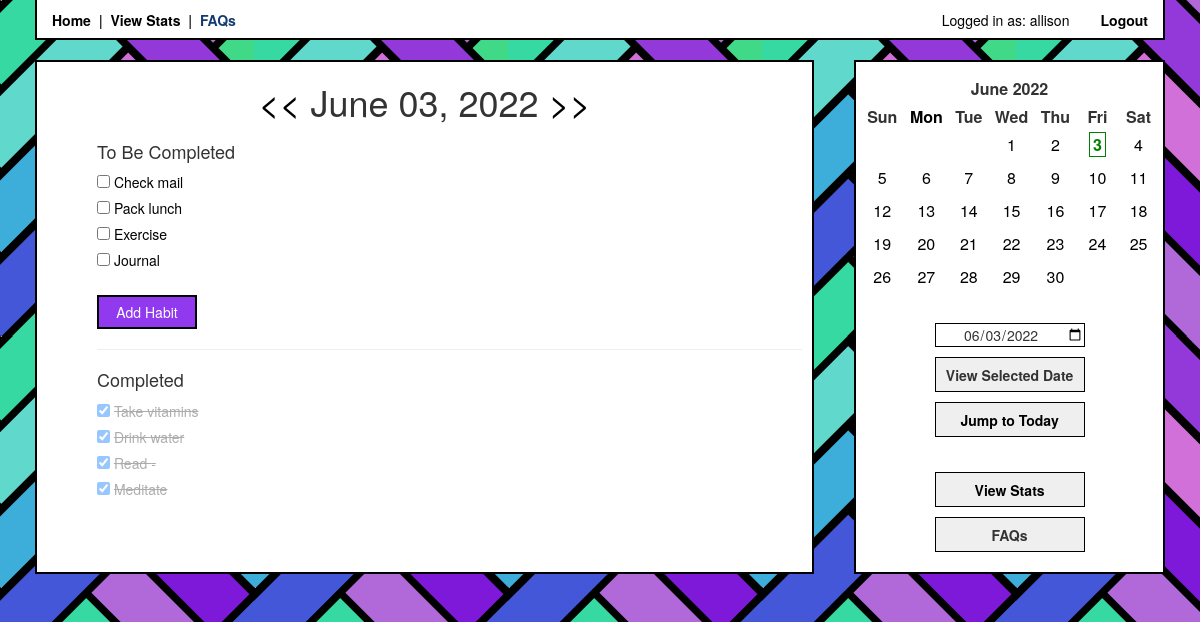
Before: /viewDate/ (signed in) with the older database file.
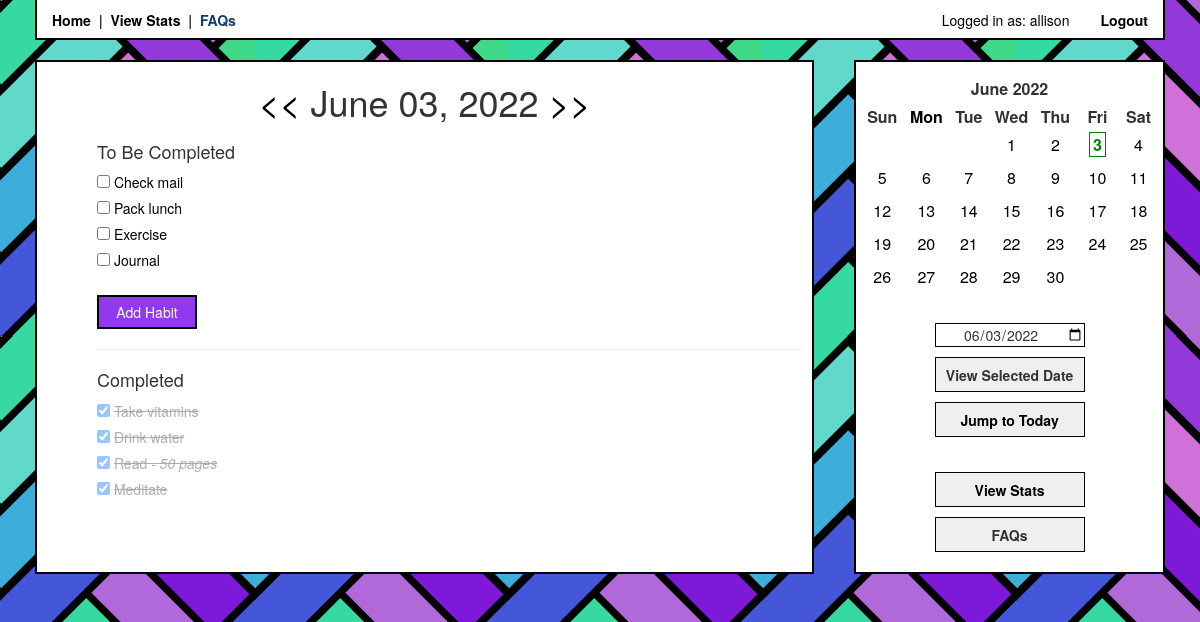
After: the same page with the newer database file.
### app/models.py (models this page shows, shortened)
class User(UserMixin, db.Model):
    id = db.Column(db.Integer, primary_key=True)
    username = db.Column(db.String(64), index=True, unique=True)
    email = db.Column(db.String(120), index=True, unique=True)
    password_hash = db.Column(db.String(128))
    habits = db.relationship('Habit', cascade='all, delete', backref='user')
    checks = db.relationship('Check', cascade='all, delete', backref='user')

class Habit(db.Model):
    id = db.Column(db.Integer, index=True, primary_key=True)
    name = db.Column(db.String(120), index=True)
    notes = db.Column(db.Text)
    custom_schedule = db.Column(db.Boolean, default=False)
    days = db.Column(db.String(7))
    user_id = db.Column(db.Integer, db.ForeignKey('user.id')) ##
    checks = db.relationship('Check', cascade='all, delete', backref='habits')

### app/routes.py (the view)
@login_required
@app.route('/viewDate/<viewDate>')
@app.route('/viewDate/')
def viewDate(viewDate=None):
    if viewDate is None:
        viewDate = date.today()
    else:
        viewDate = datetime.strptime(viewDate, '%Y-%m-%d').date()
    prevDate, nextDate = viewDate - timedelta(1), viewDate + timedelta(1)     # for prev/next day links
    strDate = viewDate.strftime('%B %d, %Y')
    habits = Habit.query.filter_by(user_id=current_user.id)
    checks = Check.query.filter_by(user_id=current_user.id, date=viewDate).all()
    checkedHabits = []
    uncheckedHabits = []
    for check in checks:
        habit = Habit.query.filter_by(id=check.habit_id).first()
        checkedHabits.append(habit)
    for habit in habits:
        if habit not in checkedHabits:
            uncheckedHabits.append(habit)
    month = getMonthCalendar(viewDate)
    return render_template('index.html', title='Habit Tracker',
    date=viewDate, prevDate=prevDate, nextDate=nextDate, strDate=strDate, month=month,
    habits=uncheckedHabits, completedHabits=checkedHabits)

### app/helpers.py (called while the page is built)
def getMonthCalendar(date):
    month, year = date.month, date.year
    today = date.today()
    calHTML = CustomCal(month, year).formatmonth(year, month)
    editedCal = calHTML
    if month == today.month and year == today.year:
        editDate = '>' + str(today.day) + '<'
        display = '><b><span class="today">  ' + str(today.day) + '  </span></b><'
        editedCal = calHTML.replace(str(editDate), display)
    editDate = '>' + str(date.day) + '<'
    display = '><span id="onDate">  ' + str(date.day) + '  </span><'
    editedCal = editedCal.replace(str(editDate), display)
    return editedCal

    def formatday(self, day, weekday):
        strDay = str(day)
        month = str(self.month)
        year = str(self.year)
        if len(strDay) == 1:
            strDay = '0' + strDay
        if len(month) == 1:
            month = '0' + month
        date = year + '-' + month + '-' + strDay
        if day == 0:
            return '<td class="noday">&nbsp;</td>'
        else:
            return '<td class="%s" id="calDate"><a class="calDate" href="javascript:f();" name="%s">%d</a></td>' % (self.cssclasses[weekday], date, day)

### app/models.py (called while the page is built)
@login.user_loader
def load_user(id):
    return User.query.get(int(id))

### app/templates/index.html (shortened to what this page needs)
{% extends 'bootstrap/base.html' %}
{% block styles %}
{{super()}}
<link rel="stylesheet" href="{{ url_for('static', filename='style.css') }}">
{% endblock %}
{% block content %}
<div class="container">
<div class="main">
{% if current_user.is_anonymous %}
<div class="content">
<p><a class="navlink" href="{{ url_for('login') }}">Login</a> to view habits.</p>
</div>{% else %}
{% include 'viewHabits.html' %}
{% endif %}
{% include 'sidebar.html' %}
</div>
{% endblock %}

### app/templates/header.html (shortened to what this page needs)
{% block head %}
<head>
    <div class="navbar">
        <a class="navlink" href="/">Home</a>
        &nbsp;|&nbsp;
        <a class="navlink" href="{{ url_for('viewStats') }}">View Stats</a>
        &nbsp;|&nbsp;
        <a class="navlink" href="">FAQs</a>
        <div class="right">
        {% if current_user.is_anonymous %}
        <a class="navlink" href="{{ url_for('login') }}">Login</a>
        {% else %}
        Logged in as: {{ current_user.username }}
        <a class="navlink" href="{{ url_for('logout') }}">Logout</a>
        {% endif %}
        </div>
    </div>
</head>
{% endblock %}

### app/templates/viewHabits.html (shortened to what this page needs)
{% block content %}
<div class="content">
    <h1 class="center-h">
        <a class="date-nav" href="{{ url_for('viewDate', viewDate=prevDate) }}"><<</a>
        <span id="viewDate">{{ strDate }}</span>
        <a class="date-nav" href="{{ url_for('viewDate', viewDate=nextDate) }}">>></a>
    </h1>
    <div class="habits">
    <h4>To Be Completed</h4>
    {% for habit in habits %}
    <input type="checkbox" class="habit" id="habit" name="{{habit.id}}">
    <label for="{{habit.id}}"><a onclick="editHabit('{{habit.id}}')">{{ habit.name }}</a></label>
    <br />
    {% endfor %}
    <br />
    <div>
        <a data-target="#add-habit-modal" role="button" class="btn" data-toggle="modal"><span class="">Add Habit</span></a>
    </div>
    {% if completedHabits %}
    <hr>
    <h4>Completed</h4>
    <div class="completed-habits">
    {% for habit in completedHabits %}
    <input type="checkbox" class="habit" id="habit" name="{{habit.id}}" checked>
    <label class="completed" for="{{habit.id}}">{{ habit.name }}
    {% if habit.notes != none %}
    - <i>{{ habit.notes }}</i>
    {% endif %}
    </label>
    <br />
    {% endfor %}
    </div>
    {% endif %}
    </div>
    </div>
</div>
{% endblock %}

### app/templates/sidebar.html
<div class="sidebar">
    <div class="calendar-display">
        {{ month | safe }}
    </div>
    <br />
    <div class="button-display">
        <label for="datepicker">
            <input type="date" id="datepicker" value={{date}}><br />
            <button id="datepicker-submit" class="sidebar-button">View Selected Date</button><br />
            <a href="{{ url_for('viewDate') }}"><button class="sidebar-button">Jump to Today</button></a>
        </label>
        <br /><br />
        <a href="{{ url_for('viewStats') }}"><button class="sidebar-button">View Stats</button></a>
        <br />
        <button class="sidebar-button">FAQs</button>
    </div>
</div>

### app/static/style.css (style rules this page uses)
.navbar { background-color: white; border: 2px solid black; border-top: transparent; border-radius: 0; margin-left: 35px; margin-right: 35px; padding-top: 10px; padding-left: 15px; padding-right: 15px; margin-bottom: 0px; font-weight: bold; min-height: 40px; }
.navlink, .navlink:hover { color: rgb(19, 59, 111); font-weight: bold; padding: 0px; }
a, a:hover { color: black; }
.right { float: right; color: black; font-weight: normal; }
body { background-image: url("../static/hb.png"); margin: 0px; padding: 0px; }
label { font-weight: normal; }
.container { display: flex; flex-direction: row; width: 100%; }
.sidebar, .main { display: flex; flex-direction: column; margin: 20px; border: 2px solid black; background-color: white; padding-bottom: 15px; }
.sidebar { flex-grow: 1; min-width: 220px; }
.main { flex-grow: 5; min-width: 350px; }
.content { padding-left: 10px; padding-right: 10px; }
.center-h { margin-bottom: 20px; align-content: center; text-align: center; }
.date-nav, .date-nav:hover { color: black; }
.habits { padding-left: 50px; font-weight: normal; }
.completed-habits { opacity: 40%; }
.completed { text-decoration: line-through; }
.btn, .btn:hover, .btn:active { background-color: rgb(144, 57, 238); border: 2px solid black; padding: 5px; width: 100px; color: white; border-radius: 0; }
.calendar-display { margin: 5px; }
th { text-align: center; }
th.month { padding-top: 10px; padding-bottom: 5px; width: 50%; margin: 5px auto; text-align: center; }
.month { text-align: center; }
td { padding: 5px; }
.today { font-weight: bold; color: green; padding-left: 3px; padding-right: 3px; margin: 2px; border: 1px solid; }
#calDate, .calDate, a:link { color: black; }
.mon { color: black; }
.button-display { align-self: center; }
.sidebar-button { width: 150px; height: 35px; font-weight: bold; border: 1px solid black; border-radius: 0; margin-top: 5px; margin-bottom: 5px; }
#datepicker, #datepicker-submit { margin-top: 5px; margin-bottom: 5px; align-items: center; width: 150px; border: 1px solid black; border-radius: 0; text-align: center; }

Changed rows visible on the page:
changed Habit "Read": notes (not shown) → "50 pages"
